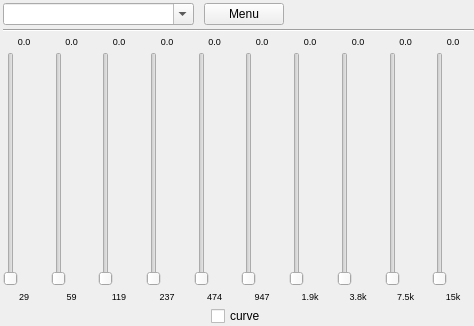
<?xml version="1.0" encoding="UTF-8"?>
<ui version="4.0">
 <class>GUI_Equalizer</class>
 <widget class="PlayerPluginInterface" name="GUI_Equalizer">
  <property name="geometry">
   <rect>
    <x>0</x>
    <y>0</y>
    <width>474</width>
    <height>326</height>
   </rect>
  </property>
  <layout class="QGridLayout" name="gridLayout">
   <property name="leftMargin">
    <number>3</number>
   </property>
   <property name="topMargin">
    <number>3</number>
   </property>
   <property name="rightMargin">
    <number>0</number>
   </property>
   <property name="bottomMargin">
    <number>0</number>
   </property>
   <property name="verticalSpacing">
    <number>4</number>
   </property>
   <item row="2" column="9">
    <layout class="QVBoxLayout" name="verticalLayout_10">
     <property name="spacing">
      <number>5</number>
     </property>
     <item>
      <widget class="QLabel" name="label_10">
       <property name="sizePolicy">
        <sizepolicy hsizetype="MinimumExpanding" vsizetype="Preferred">
         <horstretch>0</horstretch>
         <verstretch>0</verstretch>
        </sizepolicy>
       </property>
       <property name="font">
        <font>
         <pointsize>7</pointsize>
        </font>
       </property>
       <property name="focusPolicy">
        <enum>Qt::StrongFocus</enum>
       </property>
       <property name="layoutDirection">
        <enum>Qt::LeftToRight</enum>
       </property>
       <property name="text">
        <string notr="true">0.0</string>
       </property>
       <property name="alignment">
        <set>Qt::AlignCenter</set>
       </property>
      </widget>
     </item>
     <item>
      <widget class="EqSlider" name="sli_9">
       <property name="layoutDirection">
        <enum>Qt::LeftToRight</enum>
       </property>
       <property name="orientation">
        <enum>Qt::Vertical</enum>
       </property>
      </widget>
     </item>
     <item>
      <widget class="QLabel" name="label_20">
       <property name="sizePolicy">
        <sizepolicy hsizetype="MinimumExpanding" vsizetype="Preferred">
         <horstretch>0</horstretch>
         <verstretch>0</verstretch>
        </sizepolicy>
       </property>
       <property name="font">
        <font>
         <pointsize>7</pointsize>
        </font>
       </property>
       <property name="focusPolicy">
        <enum>Qt::StrongFocus</enum>
       </property>
       <property name="text">
        <string notr="true">15k</string>
       </property>
       <property name="alignment">
        <set>Qt::AlignCenter</set>
       </property>
      </widget>
     </item>
    </layout>
   </item>
   <item row="2" column="3">
    <layout class="QVBoxLayout" name="verticalLayout_4">
     <property name="spacing">
      <number>5</number>
     </property>
     <item>
      <widget class="QLabel" name="label_4">
       <property name="sizePolicy">
        <sizepolicy hsizetype="MinimumExpanding" vsizetype="Preferred">
         <horstretch>0</horstretch>
         <verstretch>0</verstretch>
        </sizepolicy>
       </property>
       <property name="font">
        <font>
         <pointsize>7</pointsize>
        </font>
       </property>
       <property name="focusPolicy">
        <enum>Qt::StrongFocus</enum>
       </property>
       <property name="layoutDirection">
        <enum>Qt::LeftToRight</enum>
       </property>
       <property name="text">
        <string notr="true">0.0</string>
       </property>
       <property name="alignment">
        <set>Qt::AlignCenter</set>
       </property>
      </widget>
     </item>
     <item>
      <widget class="EqSlider" name="sli_3">
       <property name="orientation">
        <enum>Qt::Vertical</enum>
       </property>
      </widget>
     </item>
     <item>
      <widget class="QLabel" name="label_14">
       <property name="sizePolicy">
        <sizepolicy hsizetype="MinimumExpanding" vsizetype="Preferred">
         <horstretch>0</horstretch>
         <verstretch>0</verstretch>
        </sizepolicy>
       </property>
       <property name="font">
        <font>
         <pointsize>7</pointsize>
        </font>
       </property>
       <property name="focusPolicy">
        <enum>Qt::StrongFocus</enum>
       </property>
       <property name="text">
        <string notr="true">237</string>
       </property>
       <property name="alignment">
        <set>Qt::AlignCenter</set>
       </property>
      </widget>
     </item>
    </layout>
   </item>
   <item row="2" column="0">
    <layout class="QVBoxLayout" name="verticalLayout">
     <property name="spacing">
      <number>5</number>
     </property>
     <item>
      <widget class="QLabel" name="label">
       <property name="sizePolicy">
        <sizepolicy hsizetype="MinimumExpanding" vsizetype="Preferred">
         <horstretch>0</horstretch>
         <verstretch>0</verstretch>
        </sizepolicy>
       </property>
       <property name="font">
        <font>
         <pointsize>7</pointsize>
        </font>
       </property>
       <property name="focusPolicy">
        <enum>Qt::StrongFocus</enum>
       </property>
       <property name="layoutDirection">
        <enum>Qt::LeftToRight</enum>
       </property>
       <property name="text">
        <string notr="true">0.0</string>
       </property>
       <property name="alignment">
        <set>Qt::AlignCenter</set>
       </property>
      </widget>
     </item>
     <item>
      <widget class="EqSlider" name="sli_0">
       <property name="orientation">
        <enum>Qt::Vertical</enum>
       </property>
      </widget>
     </item>
     <item>
      <widget class="QLabel" name="label_11">
       <property name="sizePolicy">
        <sizepolicy hsizetype="MinimumExpanding" vsizetype="Preferred">
         <horstretch>0</horstretch>
         <verstretch>0</verstretch>
        </sizepolicy>
       </property>
       <property name="font">
        <font>
         <pointsize>7</pointsize>
        </font>
       </property>
       <property name="focusPolicy">
        <enum>Qt::StrongFocus</enum>
       </property>
       <property name="text">
        <string notr="true">29</string>
       </property>
       <property name="alignment">
        <set>Qt::AlignCenter</set>
       </property>
      </widget>
     </item>
    </layout>
   </item>
   <item row="2" column="2">
    <layout class="QVBoxLayout" name="verticalLayout_3">
     <property name="spacing">
      <number>5</number>
     </property>
     <item>
      <widget class="QLabel" name="label_3">
       <property name="sizePolicy">
        <sizepolicy hsizetype="MinimumExpanding" vsizetype="Preferred">
         <horstretch>0</horstretch>
         <verstretch>0</verstretch>
        </sizepolicy>
       </property>
       <property name="font">
        <font>
         <pointsize>7</pointsize>
        </font>
       </property>
       <property name="focusPolicy">
        <enum>Qt::StrongFocus</enum>
       </property>
       <property name="layoutDirection">
        <enum>Qt::LeftToRight</enum>
       </property>
       <property name="text">
        <string notr="true">0.0</string>
       </property>
       <property name="alignment">
        <set>Qt::AlignCenter</set>
       </property>
      </widget>
     </item>
     <item>
      <widget class="EqSlider" name="sli_2">
       <property name="orientation">
        <enum>Qt::Vertical</enum>
       </property>
      </widget>
     </item>
     <item>
      <widget class="QLabel" name="label_13">
       <property name="sizePolicy">
        <sizepolicy hsizetype="MinimumExpanding" vsizetype="Preferred">
         <horstretch>0</horstretch>
         <verstretch>0</verstretch>
        </sizepolicy>
       </property>
       <property name="font">
        <font>
         <pointsize>7</pointsize>
        </font>
       </property>
       <property name="focusPolicy">
        <enum>Qt::StrongFocus</enum>
       </property>
       <property name="text">
        <string notr="true">119</string>
       </property>
       <property name="alignment">
        <set>Qt::AlignCenter</set>
       </property>
      </widget>
     </item>
    </layout>
   </item>
   <item row="2" column="7">
    <layout class="QVBoxLayout" name="verticalLayout_8">
     <property name="spacing">
      <number>5</number>
     </property>
     <item>
      <widget class="QLabel" name="label_8">
       <property name="sizePolicy">
        <sizepolicy hsizetype="MinimumExpanding" vsizetype="Preferred">
         <horstretch>0</horstretch>
         <verstretch>0</verstretch>
        </sizepolicy>
       </property>
       <property name="font">
        <font>
         <pointsize>7</pointsize>
        </font>
       </property>
       <property name="focusPolicy">
        <enum>Qt::StrongFocus</enum>
       </property>
       <property name="layoutDirection">
        <enum>Qt::LeftToRight</enum>
       </property>
       <property name="text">
        <string notr="true">0.0</string>
       </property>
       <property name="alignment">
        <set>Qt::AlignCenter</set>
       </property>
      </widget>
     </item>
     <item>
      <widget class="EqSlider" name="sli_7">
       <property name="orientation">
        <enum>Qt::Vertical</enum>
       </property>
      </widget>
     </item>
     <item>
      <widget class="QLabel" name="label_18">
       <property name="sizePolicy">
        <sizepolicy hsizetype="MinimumExpanding" vsizetype="Preferred">
         <horstretch>0</horstretch>
         <verstretch>0</verstretch>
        </sizepolicy>
       </property>
       <property name="font">
        <font>
         <pointsize>7</pointsize>
        </font>
       </property>
       <property name="focusPolicy">
        <enum>Qt::StrongFocus</enum>
       </property>
       <property name="text">
        <string notr="true">3.8k</string>
       </property>
       <property name="alignment">
        <set>Qt::AlignCenter</set>
       </property>
      </widget>
     </item>
    </layout>
   </item>
   <item row="3" column="0" colspan="10">
    <layout class="QHBoxLayout" name="horizontalLayout_2">
     <property name="spacing">
      <number>5</number>
     </property>
     <item>
      <spacer name="horizontalSpacer_2">
       <property name="orientation">
        <enum>Qt::Horizontal</enum>
       </property>
       <property name="sizeHint" stdset="0">
        <size>
         <width>40</width>
         <height>20</height>
        </size>
       </property>
      </spacer>
     </item>
     <item>
      <widget class="QCheckBox" name="cb_gauss">
       <property name="text">
        <string>curve</string>
       </property>
      </widget>
     </item>
     <item>
      <spacer name="horizontalSpacer_3">
       <property name="orientation">
        <enum>Qt::Horizontal</enum>
       </property>
       <property name="sizeHint" stdset="0">
        <size>
         <width>40</width>
         <height>20</height>
        </size>
       </property>
      </spacer>
     </item>
    </layout>
   </item>
   <item row="1" column="0" colspan="10">
    <widget class="Line" name="line_2">
     <property name="orientation">
      <enum>Qt::Horizontal</enum>
     </property>
    </widget>
   </item>
   <item row="2" column="5">
    <layout class="QVBoxLayout" name="verticalLayout_6">
     <property name="spacing">
      <number>5</number>
     </property>
     <item>
      <widget class="QLabel" name="label_6">
       <property name="sizePolicy">
        <sizepolicy hsizetype="MinimumExpanding" vsizetype="Preferred">
         <horstretch>0</horstretch>
         <verstretch>0</verstretch>
        </sizepolicy>
       </property>
       <property name="font">
        <font>
         <pointsize>7</pointsize>
        </font>
       </property>
       <property name="focusPolicy">
        <enum>Qt::StrongFocus</enum>
       </property>
       <property name="layoutDirection">
        <enum>Qt::LeftToRight</enum>
       </property>
       <property name="text">
        <string notr="true">0.0</string>
       </property>
       <property name="alignment">
        <set>Qt::AlignCenter</set>
       </property>
      </widget>
     </item>
     <item>
      <widget class="EqSlider" name="sli_5">
       <property name="orientation">
        <enum>Qt::Vertical</enum>
       </property>
      </widget>
     </item>
     <item>
      <widget class="QLabel" name="label_16">
       <property name="sizePolicy">
        <sizepolicy hsizetype="MinimumExpanding" vsizetype="Preferred">
         <horstretch>0</horstretch>
         <verstretch>0</verstretch>
        </sizepolicy>
       </property>
       <property name="font">
        <font>
         <pointsize>7</pointsize>
        </font>
       </property>
       <property name="focusPolicy">
        <enum>Qt::StrongFocus</enum>
       </property>
       <property name="text">
        <string notr="true">947</string>
       </property>
       <property name="alignment">
        <set>Qt::AlignCenter</set>
       </property>
      </widget>
     </item>
    </layout>
   </item>
   <item row="2" column="6">
    <layout class="QVBoxLayout" name="verticalLayout_7">
     <property name="spacing">
      <number>5</number>
     </property>
     <item>
      <widget class="QLabel" name="label_7">
       <property name="sizePolicy">
        <sizepolicy hsizetype="MinimumExpanding" vsizetype="Preferred">
         <horstretch>0</horstretch>
         <verstretch>0</verstretch>
        </sizepolicy>
       </property>
       <property name="font">
        <font>
         <pointsize>7</pointsize>
        </font>
       </property>
       <property name="focusPolicy">
        <enum>Qt::StrongFocus</enum>
       </property>
       <property name="layoutDirection">
        <enum>Qt::LeftToRight</enum>
       </property>
       <property name="text">
        <string notr="true">0.0</string>
       </property>
       <property name="alignment">
        <set>Qt::AlignCenter</set>
       </property>
      </widget>
     </item>
     <item>
      <widget class="EqSlider" name="sli_6">
       <property name="orientation">
        <enum>Qt::Vertical</enum>
       </property>
      </widget>
     </item>
     <item>
      <widget class="QLabel" name="label_17">
       <property name="sizePolicy">
        <sizepolicy hsizetype="MinimumExpanding" vsizetype="Preferred">
         <horstretch>0</horstretch>
         <verstretch>0</verstretch>
        </sizepolicy>
       </property>
       <property name="font">
        <font>
         <pointsize>7</pointsize>
        </font>
       </property>
       <property name="focusPolicy">
        <enum>Qt::StrongFocus</enum>
       </property>
       <property name="text">
        <string notr="true">1.9k</string>
       </property>
       <property name="alignment">
        <set>Qt::AlignCenter</set>
       </property>
      </widget>
     </item>
    </layout>
   </item>
   <item row="2" column="1">
    <layout class="QVBoxLayout" name="verticalLayout_2">
     <property name="spacing">
      <number>5</number>
     </property>
     <item>
      <widget class="QLabel" name="label_2">
       <property name="sizePolicy">
        <sizepolicy hsizetype="MinimumExpanding" vsizetype="Preferred">
         <horstretch>0</horstretch>
         <verstretch>0</verstretch>
        </sizepolicy>
       </property>
       <property name="font">
        <font>
         <pointsize>7</pointsize>
        </font>
       </property>
       <property name="focusPolicy">
        <enum>Qt::StrongFocus</enum>
       </property>
       <property name="layoutDirection">
        <enum>Qt::LeftToRight</enum>
       </property>
       <property name="text">
        <string notr="true">0.0</string>
       </property>
       <property name="alignment">
        <set>Qt::AlignCenter</set>
       </property>
      </widget>
     </item>
     <item>
      <widget class="EqSlider" name="sli_1">
       <property name="pageStep">
        <number>1</number>
       </property>
       <property name="orientation">
        <enum>Qt::Vertical</enum>
       </property>
      </widget>
     </item>
     <item>
      <widget class="QLabel" name="label_12">
       <property name="sizePolicy">
        <sizepolicy hsizetype="MinimumExpanding" vsizetype="Preferred">
         <horstretch>0</horstretch>
         <verstretch>0</verstretch>
        </sizepolicy>
       </property>
       <property name="font">
        <font>
         <pointsize>7</pointsize>
        </font>
       </property>
       <property name="focusPolicy">
        <enum>Qt::StrongFocus</enum>
       </property>
       <property name="text">
        <string notr="true">59</string>
       </property>
       <property name="alignment">
        <set>Qt::AlignCenter</set>
       </property>
      </widget>
     </item>
    </layout>
   </item>
   <item row="2" column="4">
    <layout class="QVBoxLayout" name="verticalLayout_5">
     <property name="spacing">
      <number>5</number>
     </property>
     <item>
      <widget class="QLabel" name="label_5">
       <property name="sizePolicy">
        <sizepolicy hsizetype="MinimumExpanding" vsizetype="Preferred">
         <horstretch>0</horstretch>
         <verstretch>0</verstretch>
        </sizepolicy>
       </property>
       <property name="font">
        <font>
         <pointsize>7</pointsize>
        </font>
       </property>
       <property name="focusPolicy">
        <enum>Qt::StrongFocus</enum>
       </property>
       <property name="layoutDirection">
        <enum>Qt::LeftToRight</enum>
       </property>
       <property name="text">
        <string notr="true">0.0</string>
       </property>
       <property name="alignment">
        <set>Qt::AlignCenter</set>
       </property>
      </widget>
     </item>
     <item>
      <widget class="EqSlider" name="sli_4">
       <property name="orientation">
        <enum>Qt::Vertical</enum>
       </property>
      </widget>
     </item>
     <item>
      <widget class="QLabel" name="label_15">
       <property name="sizePolicy">
        <sizepolicy hsizetype="MinimumExpanding" vsizetype="Preferred">
         <horstretch>0</horstretch>
         <verstretch>0</verstretch>
        </sizepolicy>
       </property>
       <property name="font">
        <font>
         <pointsize>7</pointsize>
        </font>
       </property>
       <property name="focusPolicy">
        <enum>Qt::StrongFocus</enum>
       </property>
       <property name="text">
        <string notr="true">474</string>
       </property>
       <property name="alignment">
        <set>Qt::AlignCenter</set>
       </property>
      </widget>
     </item>
    </layout>
   </item>
   <item row="2" column="8">
    <layout class="QVBoxLayout" name="verticalLayout_9">
     <property name="spacing">
      <number>5</number>
     </property>
     <item>
      <widget class="QLabel" name="label_9">
       <property name="sizePolicy">
        <sizepolicy hsizetype="MinimumExpanding" vsizetype="Preferred">
         <horstretch>0</horstretch>
         <verstretch>0</verstretch>
        </sizepolicy>
       </property>
       <property name="font">
        <font>
         <pointsize>7</pointsize>
        </font>
       </property>
       <property name="focusPolicy">
        <enum>Qt::StrongFocus</enum>
       </property>
       <property name="layoutDirection">
        <enum>Qt::LeftToRight</enum>
       </property>
       <property name="text">
        <string notr="true">0.0</string>
       </property>
       <property name="alignment">
        <set>Qt::AlignCenter</set>
       </property>
      </widget>
     </item>
     <item>
      <widget class="EqSlider" name="sli_8">
       <property name="orientation">
        <enum>Qt::Vertical</enum>
       </property>
      </widget>
     </item>
     <item>
      <widget class="QLabel" name="label_19">
       <property name="sizePolicy">
        <sizepolicy hsizetype="MinimumExpanding" vsizetype="Preferred">
         <horstretch>0</horstretch>
         <verstretch>0</verstretch>
        </sizepolicy>
       </property>
       <property name="font">
        <font>
         <pointsize>7</pointsize>
        </font>
       </property>
       <property name="focusPolicy">
        <enum>Qt::StrongFocus</enum>
       </property>
       <property name="text">
        <string notr="true">7.5k</string>
       </property>
       <property name="alignment">
        <set>Qt::AlignCenter</set>
       </property>
      </widget>
     </item>
    </layout>
   </item>
   <item row="0" column="0" colspan="10">
    <layout class="QHBoxLayout" name="horizontalLayout">
     <property name="spacing">
      <number>10</number>
     </property>
     <item>
      <widget class="Gui::ComboBox" name="combo_presets">
       <property name="sizePolicy">
        <sizepolicy hsizetype="Expanding" vsizetype="Fixed">
         <horstretch>0</horstretch>
         <verstretch>0</verstretch>
        </sizepolicy>
       </property>
       <property name="focusPolicy">
        <enum>Qt::ClickFocus</enum>
       </property>
       <property name="editable">
        <bool>true</bool>
       </property>
      </widget>
     </item>
     <item>
      <widget class="MenuToolButton" name="btn_tool">
       <property name="text">
        <string notr="true">Menu</string>
       </property>
      </widget>
     </item>
     <item>
      <spacer name="horizontalSpacer">
       <property name="orientation">
        <enum>Qt::Horizontal</enum>
       </property>
       <property name="sizeHint" stdset="0">
        <size>
         <width>40</width>
         <height>20</height>
        </size>
       </property>
      </spacer>
     </item>
    </layout>
   </item>
  </layout>
 </widget>
 <customwidgets>
  <customwidget>
   <class>Gui::ComboBox</class>
   <extends>QComboBox</extends>
   <header>GUI/Helper/Widgets/ComboBox.h</header>
  </customwidget>
  <customwidget>
   <class>MenuToolButton</class>
   <extends>QPushButton</extends>
   <header location="global">GUI/Helper/MenuTool/MenuTool.h</header>
  </customwidget>
  <customwidget>
   <class>PlayerPluginInterface</class>
   <extends>QWidget</extends>
   <header>Interfaces/PlayerPlugin/PlayerPlugin.h</header>
   <container>1</container>
  </customwidget>
  <customwidget>
   <class>EqSlider</class>
   <extends>QSlider</extends>
   <header>GUI/Plugins/Engine/Equalizer/EqSlider.h</header>
  </customwidget>
 </customwidgets>
 <tabstops>
  <tabstop>btn_tool</tabstop>
  <tabstop>sli_0</tabstop>
  <tabstop>sli_1</tabstop>
  <tabstop>sli_2</tabstop>
  <tabstop>sli_3</tabstop>
  <tabstop>sli_4</tabstop>
  <tabstop>sli_5</tabstop>
  <tabstop>sli_6</tabstop>
  <tabstop>sli_7</tabstop>
  <tabstop>sli_8</tabstop>
  <tabstop>sli_9</tabstop>
  <tabstop>cb_gauss</tabstop>
  <tabstop>label_10</tabstop>
  <tabstop>label_18</tabstop>
  <tabstop>label_20</tabstop>
  <tabstop>label_6</tabstop>
  <tabstop>label_14</tabstop>
  <tabstop>label_16</tabstop>
  <tabstop>label_7</tabstop>
  <tabstop>label</tabstop>
  <tabstop>label_17</tabstop>
  <tabstop>label_2</tabstop>
  <tabstop>label_3</tabstop>
  <tabstop>label_12</tabstop>
  <tabstop>label_5</tabstop>
  <tabstop>label_4</tabstop>
  <tabstop>label_15</tabstop>
  <tabstop>label_9</tabstop>
  <tabstop>label_19</tabstop>
  <tabstop>label_13</tabstop>
  <tabstop>label_11</tabstop>
  <tabstop>label_8</tabstop>
 </tabstops>
 <resources/>
 <connections/>
</ui>
